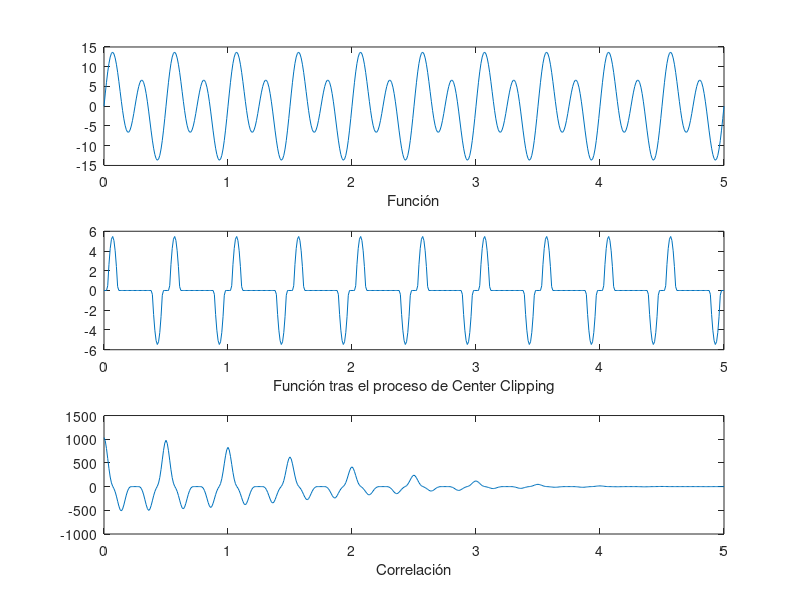

Source code (MATLAB): (Note: this script raises an error after producing the figure.)
%%
Fs = 100;
n= 0:500;

A1 = 5;
F1 = 2;
Fase1 = 0;
A2 = 10;
F2 = 4;
Fase2 = 0;

porcentaje_clipping = 0.6;

y = A1 * sin(2*pi*F1/Fs*n + Fase1) + A2 * sin(2*pi*F2/Fs*n + Fase2);

subplot (3,1,1);
plot(n/Fs,y);
xlabel('Función');

%%
% Center Clipping
umbral = porcentaje_clipping * max(abs(y));
y = sign(y) .* max(0,(abs(y)-umbral));

subplot (3,1,2);
plot(n/Fs,y);
xlabel('Función tras el proceso de Center Clipping');

% Correlación
ventana = hamming(length(y));
[correlacion,intervalos] = ...
    xcorr(y .* ventana');
centro = round(length(correlacion)/2);
correlacion = correlacion(centro:end);
intervalos = intervalos(centro:end);
subplot(3,1,3);
plot(intervalos/Fs,correlacion);
xlabel('Correlación');
xlim([0 max(n/Fs)]);

%%
% Cálculo del pitch

% Cálculo de los máximos usando findpeaks
[picos, maximos] = findpeaks(correlacion);

%picos_ok = find (picos > 0.1); % Elimina los máximos igual a cero
%periodo_fundamental = (maximos(picos_ok(1))-1)/Fs

[~,ord] = sort(picos);
periodo_fundamental = (maximos(ord(end))-1)/Fs;


pitch = 1/periodo_fundamental



%Basado en AMDF:

%%
Fs = 100;
n= 0:500;

%%
A1 = 5;
F1 = 2;
Fase1 = 0;
A2 = 10;
F2 = 4;
Fase2 = 0;

y = A1 * sin(2*pi*F1/Fs*n + Fase1) + A2 * sin(2*pi*F2/Fs*n + Fase2);

subplot (2,1,1);
plot(n/Fs,y);
xlabel('Función');
xlim([0 max(n/Fs/2)])

%%
% AMDF
ventana = hamming(length(y));
y = y .* ventana';

for k=1:floor(length(y)/2)-1
    STAMDF(k) = sum(abs(y(floor(length(y)/2):length(y))- y(floor(length(y)/2)-k:length(y)-k)));
end

subplot(2,1,2);
plot(((1:length(STAMDF))-1)/Fs,STAMDF);
xlabel('AMDF');
xlim([0 max(n/Fs/2)]);

%%
% Cálculo del pitch
[picos, maximos] = findpeaks(-STAMDF);
[~,ind] = sort (picos);
periodo_fundamental = (maximos(ind(end)))/Fs;
pitch = 1/periodo_fundamental